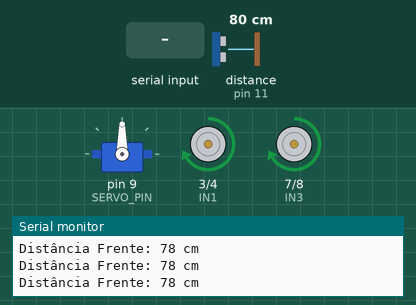
Simulated run of this sketch. Board: Arduino Uno, built with avr-gcc and run on an emulated ATmega328P. On the bench: servo, motor-driver pin pairs drawn as motors (green arrow = first pin HIGH = forward, orange = second pin HIGH = backward, longer = more drive, scaled by the enable pin), the last lines printed to the serial monitor. Wiring (inferred from the names in the program): ultrasonic range finder: trigger pin 10; echo pin 11. Inputs (shaded band) come from the test bench; at power-on: distance to the obstacle (sensor on pin 11) 80 cm. The echo pulse lasts 58.3 µs per cm.

Above: at 2.2 s.
2.3 s: distance to the obstacle (sensor on pin 11) set to 27 cm
3.8 s: distance to the obstacle (sensor on pin 11) set to 23 cm
At 5.26 s:
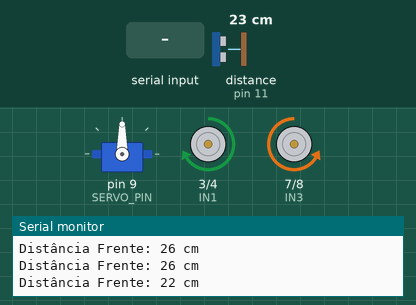
6.8 s: "S" received over Serial
9.8 s: distance to the obstacle (sensor on pin 11) set to 35 cm
At 10.41 s:
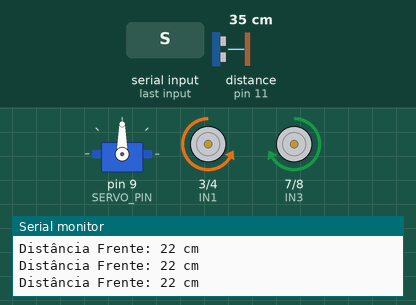
12.1 s: distance to the obstacle (sensor on pin 11) set to 2 cm
At 12.42 s:
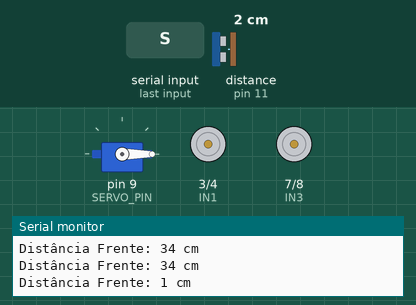
Timing chart, 0 to 16.1 s (numbered marks = the images above; inputs shaded):
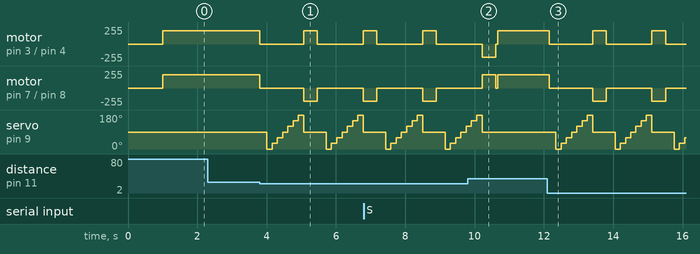

The sketch:

CARRINHO_ARDUINO.ino
```cpp
// =============================================================
// CÓDIGO DO CARRINHO ARDUINO - HC-SR04 + SERVO (VARREDURA 360°)
// =============================================================

#include <Servo.h>

// --- PINOS DO SENSOR ULTRASSÓNICO HC-SR04 ---
#define TRIG_PIN 10 // Pino Trig do HC-SR04
#define ECHO_PIN 11 // Pino Echo do HC-SR04

// --- PINO E OBJETO DO SERVO MOTOR ---
#define SERVO_PIN 9 // Pino do Sinal do Servo (PWM)
Servo meuServo;

// --- PINOS DO MOTOR ESQUERDO (L293D) ---
#define ENA 5  // Ativar 1 e 2 (PWM)
#define IN1 3  // Entrada 1
#define IN2 4  // Entrada 2

// --- PINOS DO MOTOR DIREITO (L293D) ---
#define ENB 6  // Ativar 3 e 4 (PWM)
#define IN3 7  // Entrada 3
#define IN4 8  // Entrada 4

// Velocidade dos motores (0 a 255)
int velocidade = 200;
char comando;

void setup() {
  // Configuração dos pinos do driver L293D como saída
  pinMode(ENA, OUTPUT);
  pinMode(ENB, OUTPUT);
  pinMode(IN1, OUTPUT);
  pinMode(IN2, OUTPUT);
  pinMode(IN3, OUTPUT);
  pinMode(IN4, OUTPUT);

  // Configuração dos pinos do Sensor HC-SR04
  pinMode(TRIG_PIN, OUTPUT);
  pinMode(ECHO_PIN, INPUT);

  // Inicializa o Servo Motor e alinha para a frente (90°)
  meuServo.attach(SERVO_PIN);
  meuServo.write(90);

  // Inicializa a comunicação Serial
  Serial.begin(9600);

  // Garante que o carrinho começa parado
  parar();
  delay(1000);
}

void loop() {
  // 1. Verifica comandos manuais via Monitor Serial
  if (Serial.available() > 0) {
    comando = Serial.read();
    processarComando(comando);
  }

  // 2. Medição contínua com o sensor virado para a frente
  long distanciaFrente = medirDistancia();

  Serial.print("Distância Frente: ");
  Serial.print(distanciaFrente);
  Serial.println(" cm");

  // 3. Lógica Autónoma de Desvio de Obstáculos
  if (distanciaFrente > 0 && distanciaFrente < 25) { // Obstáculo a menos de 25cm
    parar();
    delay(200);

    // Mapeia a área de 0° a 180° com o servo
    int melhorAngulo = escanear180();

    // Decisão de movimento
    if (melhorAngulo < 70) {
      // Maior espaço à direita
      direita();
      delay(400);
      parar();
    } else if (melhorAngulo > 110) {
      // Maior espaço à esquerda
      esquerda();
      delay(400);
      parar();
    } else {
      // Frente bloqueada: o carrinho recua e faz rotação de 180° no próprio eixo
      tras();
      delay(300);
      direita();
      delay(800); // Ajusta este tempo se o carrinho girar mais/menos de 180°
      parar();
    }
  } else {
    // Caminho livre
    frente();
  }

  delay(50);
}

// =============================================================
// FUNÇÃO DE VARREDURA 180° COM O SERVO
// =============================================================
int escanear180() {
  int maiorDistancia = 0;
  int melhorAngulo = 90;

  for (int angulo = 0; angulo <= 180; angulo += 30) {
    meuServo.write(angulo);
    delay(150); // Aguarda o servo estabilizar
    long dist = medirDistancia();

    if (dist > maiorDistancia) {
      maiorDistancia = dist;
      melhorAngulo = angulo;
    }
  }

  meuServo.write(90); // Reposiciona para a frente
  return melhorAngulo;
}

// =============================================================
// FUNÇÃO DE LEITURA DO SENSOR HC-SR04
// =============================================================
long medirDistancia() {
  digitalWrite(TRIG_PIN, LOW);
  delayMicroseconds(2);
  digitalWrite(TRIG_PIN, HIGH);
  delayMicroseconds(10);
  digitalWrite(TRIG_PIN, LOW);

  long duracao = pulseIn(ECHO_PIN, HIGH);
  long distancia = duracao * 0.034 / 2;
  return distancia;
}

// =============================================================
// PROCESSAMENTO DOS COMANDOS MANUAIS
// =============================================================
void processarComando(char c) {
  switch (c) {
    case 'W': case 'w': case 'F': case 'f': frente(); break;
    case 'S': case 's': case 'B': case 'b': tras(); break;
    case 'A': case 'a': case 'L': case 'l': esquerda(); break;
    case 'D': case 'd': case 'R': case 'r': direita(); break;
    case 'P': case 'p': case ' ': case 'X': case 'x': parar(); break;
  }
}

// =============================================================
// FUNÇÕES DE MOVIMENTO DOS MOTORES
// =============================================================
void frente() {
  analogWrite(ENA, velocidade);
  analogWrite(ENB, velocidade);

  digitalWrite(IN1, HIGH);
  digitalWrite(IN2, LOW);
  digitalWrite(IN3, HIGH);
  digitalWrite(IN4, LOW);
}

void tras() {
  analogWrite(ENA, velocidade);
  analogWrite(ENB, velocidade);

  digitalWrite(IN1, LOW);
  digitalWrite(IN2, HIGH);
  digitalWrite(IN3, LOW);
  digitalWrite(IN4, HIGH);
}

void esquerda() {
  analogWrite(ENA, velocidade);
  analogWrite(ENB, velocidade);

  digitalWrite(IN1, LOW);
  digitalWrite(IN2, HIGH);
  digitalWrite(IN3, HIGH);
  digitalWrite(IN4, LOW);
}

void direita() {
  analogWrite(ENA, velocidade);
  analogWrite(ENB, velocidade);

  digitalWrite(IN1, HIGH);
  digitalWrite(IN2, LOW);
  digitalWrite(IN3, LOW);
  digitalWrite(IN4, HIGH);
}

void parar() {
  analogWrite(ENA, 0);
  analogWrite(ENB, 0);

  digitalWrite(IN1, LOW);
  digitalWrite(IN2, LOW);
  digitalWrite(IN3, LOW);
  digitalWrite(IN4, LOW);
}
```

Measured:
- the behaviour switches between 26 and 25 cm on distance to the obstacle (sensor on pin 11) (found by bisection; images 0 and 1)
- after the input at 3.8 s, motor on pin 3 (IN1) / pin 4 (IN2): alternates forward 200/255 for 0.40 s and stopped for 1.3 s, starting at once; motor on pin 7 (IN3) / pin 8 (IN4): alternates backward 200/255 for 0.40 s and stopped for 1.3 s, starting at once
- after the input at 9.8 s, servo on pin 9 (SERVO_PIN): goes on until 10.2 s, then stays 90°
- after the input at 12.1 s, motor on pin 3 (IN1) / pin 4 (IN2): alternates forward 200/255 for 0.40 s and stopped for 1.3 s, starting after 0.05 s; motor on pin 7 (IN3) / pin 8 (IN4): alternates backward 200/255 for 0.40 s and stopped for 1.3 s, starting after 0.05 s
